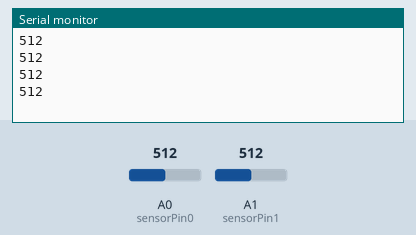
Simulated run of this sketch. Board: Arduino Uno, built with avr-gcc and run on an emulated ATmega328P. Shown: the last lines printed to the serial monitor. Inputs (shaded band) come from the test bench; at power-on: A0 (sensorPin0) = 512, A1 (sensorPin1) = 512.

Above: at 1.8 s.
1.9 s: A0 (sensorPin0) set to 716
At 2.8 s:
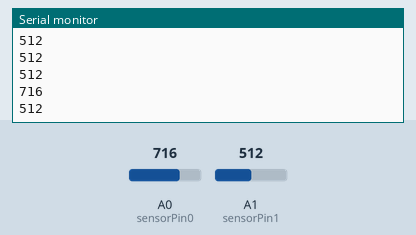
3.4 s: A1 (sensorPin1) set to 306
At 4.7 s:
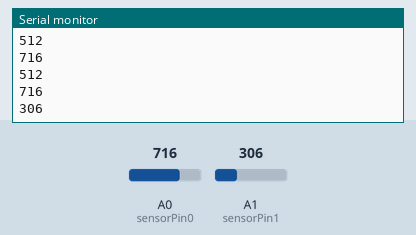
4.9 s: A0 (sensorPin0) set to 900
At 5.8 s:
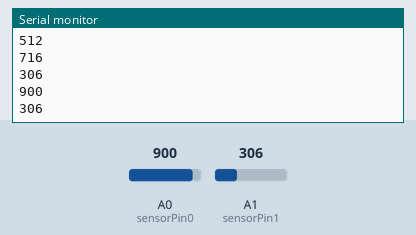
6.4 s: A1 (sensorPin1) set to 122
At 7.4 s:
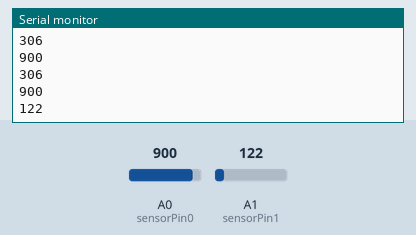
Timing chart, 0 to 8.9 s (numbered marks = the images above; inputs shaded):
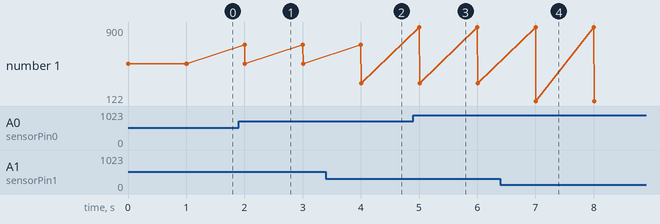

The sketch:

7_AnalogInput_ldr.ino
```cpp
int sensorPin0 = A0;
int sensorPin1 = A1;
int sensorValue = 1000;

void setup() {
  Serial.begin(9600);
}

void loop() {
  // read the value from the sensor:
  sensorValue = analogRead(sensorPin0);
  Serial.println(sensorValue);
  sensorValue = analogRead(sensorPin1);
   Serial.println(sensorValue);
  delay(1000);
}
```

Measured:
- after the input at 1.9 s, the serial monitor: prints a new line after 0.10 s (image 1)
- after the input at 3.4 s, the serial monitor: prints a new line after 0.61 s (image 2)
- after the input at 4.9 s, the serial monitor: prints a new line after 0.10 s (image 3)
- after the input at 6.4 s, the serial monitor: prints a new line after 0.61 s (image 4)
- plotted number 1: 512 → 306 after the input at 3.4 s, 306 → 122 after the input at 6.4 s
